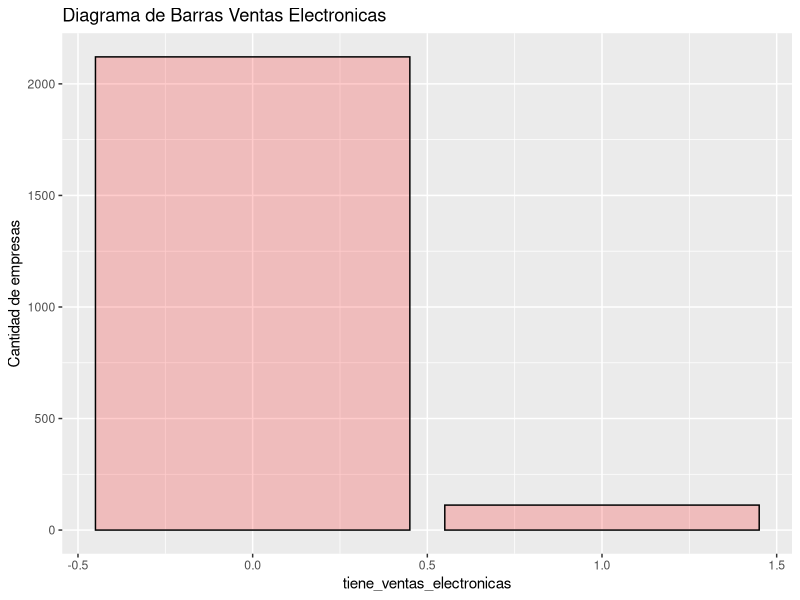
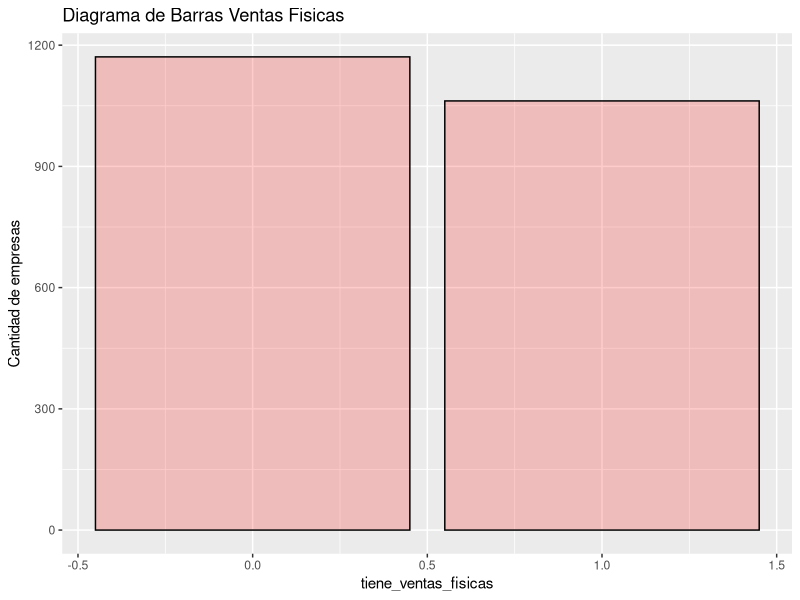
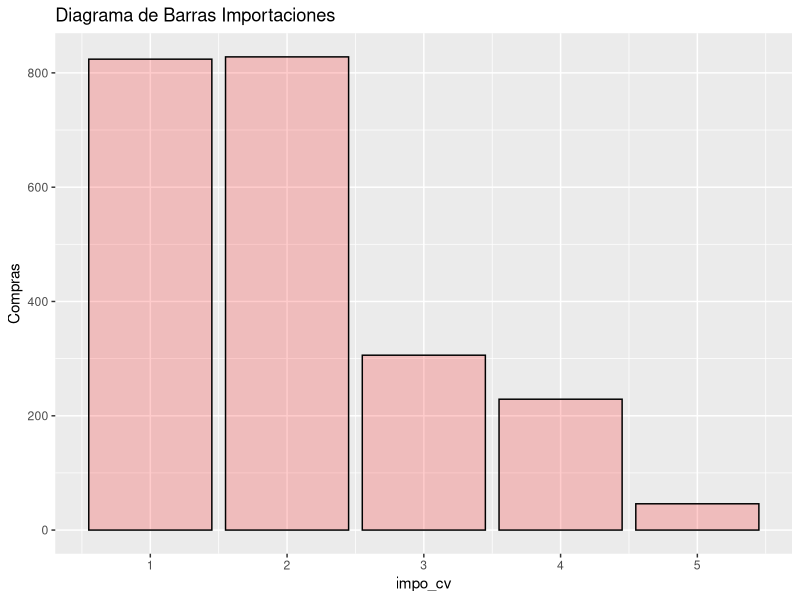
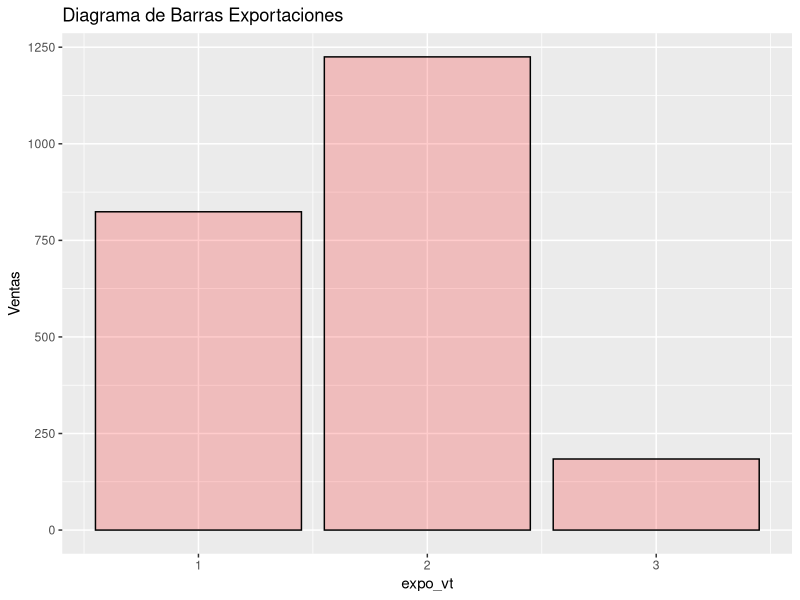
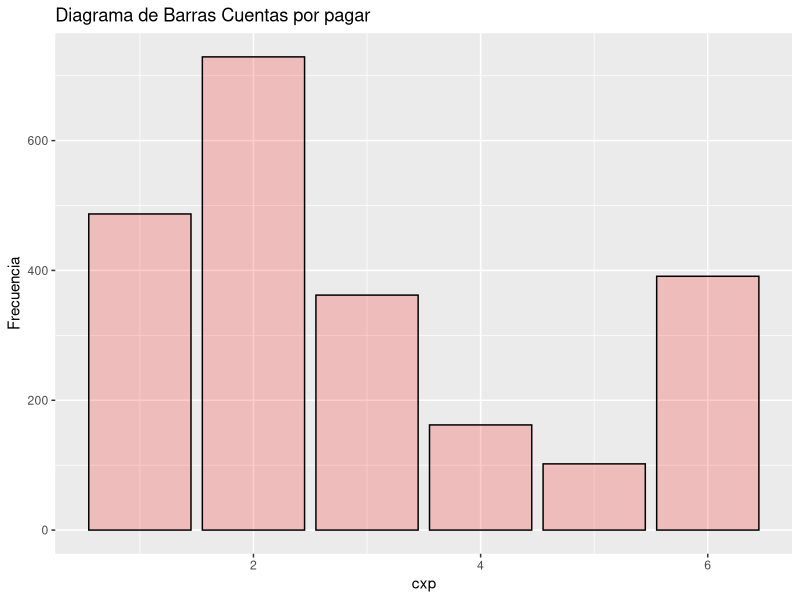
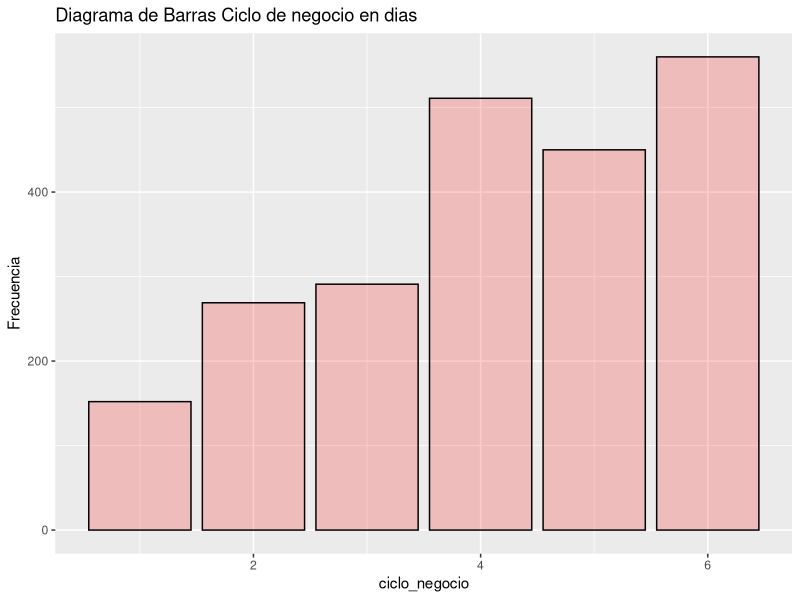
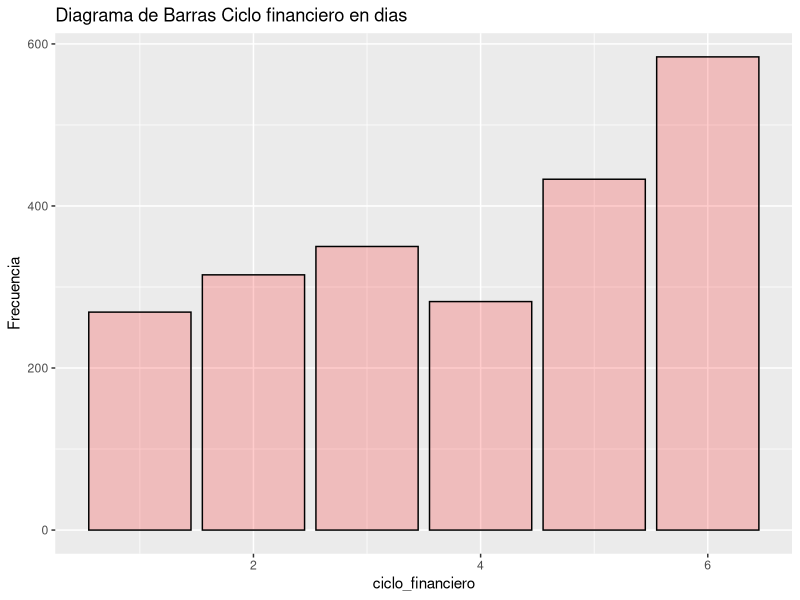
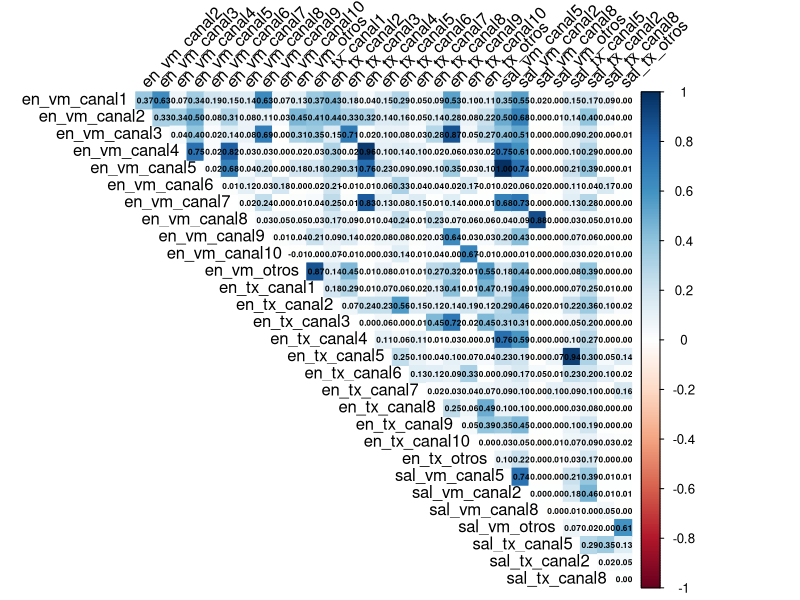

Write R code to recreate these figures, in order.
## ---- chunk 1
library(dplyr)
library(knitr)
library(ggplot2)
library(scales)
library(corrplot)
## ---- chunk 2
data <- read.csv("../data/base_trabajo_segmentacion.csv", header = TRUE, sep = ";")


data_c_col = c("impo_cv", "expo_vt", "cxp", "cxc", "totalinventory", "tiene_ventas_fisicas", "tiene_ventas_electronicas", "rotacion_inventarios",  "rotacion_cxc", "rotacion_cxp", "ciclo_negocio", "ciclo_financiero")

#data_n <- data %>% select(!any_of(data_c_col))
#data_c <- data %>% select(data_c_col)

data_n <- data[,c(2:31)]
data_c <- data[,c(32:47)]
## ---- chunk 3
kable(t(dim(data)), col.names = c("Observaciones", "Variables"))
## ---- chunk 4
kable(head(data))
## ---- chunk 5
kable(summary(data_n[c(1:30)]/1000000))
## ---- chunk 6
ggplot(data_c,aes(x=tiene_ventas_electronicas))+
  geom_bar(color="black",fill="red", alpha=0.2)+
  labs(title = "Diagrama de Barras Ventas Electronicas")+
  ylab("Cantidad de empresas")
## ---- chunk 7
ggplot(data_c,aes(x=tiene_ventas_fisicas))+
  geom_bar(color="black",fill="red", alpha=0.2)+
  labs(title = "Diagrama de Barras Ventas Fisicas")+
  ylab("Cantidad de empresas")
## ---- chunk 8
ggplot(data_c,aes(x=impo_cv))+
  geom_bar(color="black",fill="red", alpha=0.2)+
  labs(title = "Diagrama de Barras Importaciones")+
  ylab("Compras")
## ---- chunk 9
ggplot(data_c,aes(x=expo_vt))+
  geom_bar(color="black",fill="red", alpha=0.2)+
  labs(title = "Diagrama de Barras Exportaciones")+
  ylab("Ventas")
## ---- chunk 10
ggplot(data_c,aes(x=cxp))+
  geom_bar(color="black",fill="red", alpha=0.2)+
  labs(title = "Diagrama de Barras Cuentas por pagar")+
  ylab("Frecuencia")
## ---- chunk 11
ggplot(data_c,aes(x=ciclo_negocio))+
  geom_bar(color="black",fill="red", alpha=0.2)+
  labs(title = "Diagrama de Barras Ciclo de negocio en dias")+
  ylab("Frecuencia")
## ---- chunk 12
ggplot(data_c,aes(x=ciclo_financiero))+
  geom_bar(color="black",fill="red", alpha=0.2)+
  labs(title = "Diagrama de Barras Ciclo financiero en dias")+
  ylab("Frecuencia")
## ---- chunk 13
entrada_canales <- data_n[, c(1:22)]/1000000
salida_canales <- data_n[,c(23:30)]/1000000

col_names_en_cana <- c("en_vm_canal1", "en_vm_canal2", "en_vm_canal3", "en_vm_canal4", "en_vm_canal5", "en_vm_canal6", "en_vm_canal7", "en_vm_canal8", "en_vm_canal9", "en_vm_canal10", "en_vm_otros", "en_tx_canal1", "en_tx_canal2", "en_tx_canal3", "en_tx_canal4", "en_tx_canal5", "en_tx_canal6", "en_tx_canal7", "en_tx_canal8", "en_tx_canal9", "en_tx_canal10", "en_tx_otros")
## ---- chunk 14
kable(t(apply(entrada_canales, 2,quantile)))
## ---- chunk 15
kable(t(apply(salida_canales, 2, quantile)))
## ---- chunk 16

corrplot(cor(data_n), 
         method="color",  
         type="upper", order='original', 
         addCoef.col = "black", # Add coefficient of correlation
         tl.col="black", tl.srt=45, #Text label color and rotation
         sig.level = 0.01, insig = "blank", 
         number.cex = 0.5,
         # hide correlation coefficient on the principal diagonal
         diag=FALSE
         )

## ---- chunk 17

corrplot(cor(data_c), 
         method="color",  
         type="upper", order='original', 
         addCoef.col = "black", # Add coefficient of correlation
         tl.col="black", tl.srt=45, #Text label color and rotation
         sig.level = 0.01, insig = "blank", 
         number.cex = 0.5,
         # hide correlation coefficient on the principal diagonal
         diag=FALSE
         )
## ---- chunk 18
boxplot(log(entrada_canales+1), las=2, col="red")
## ---- chunk 19
boxplot(log(salida_canales+1), las=2, col="red")

